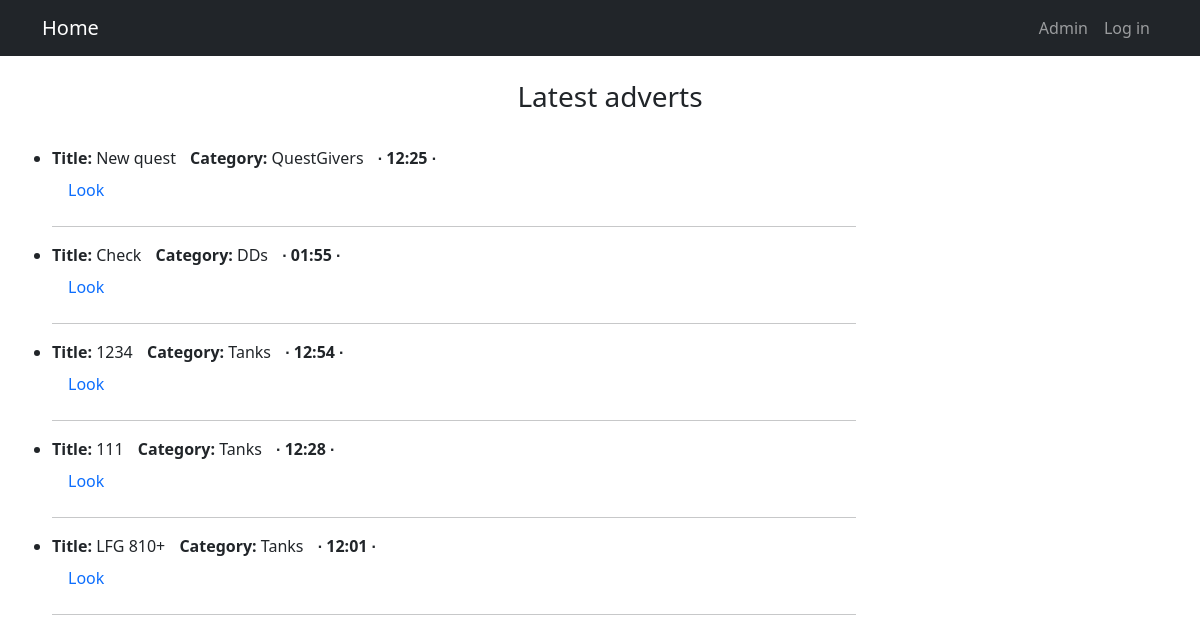
Before: / with the older database file.
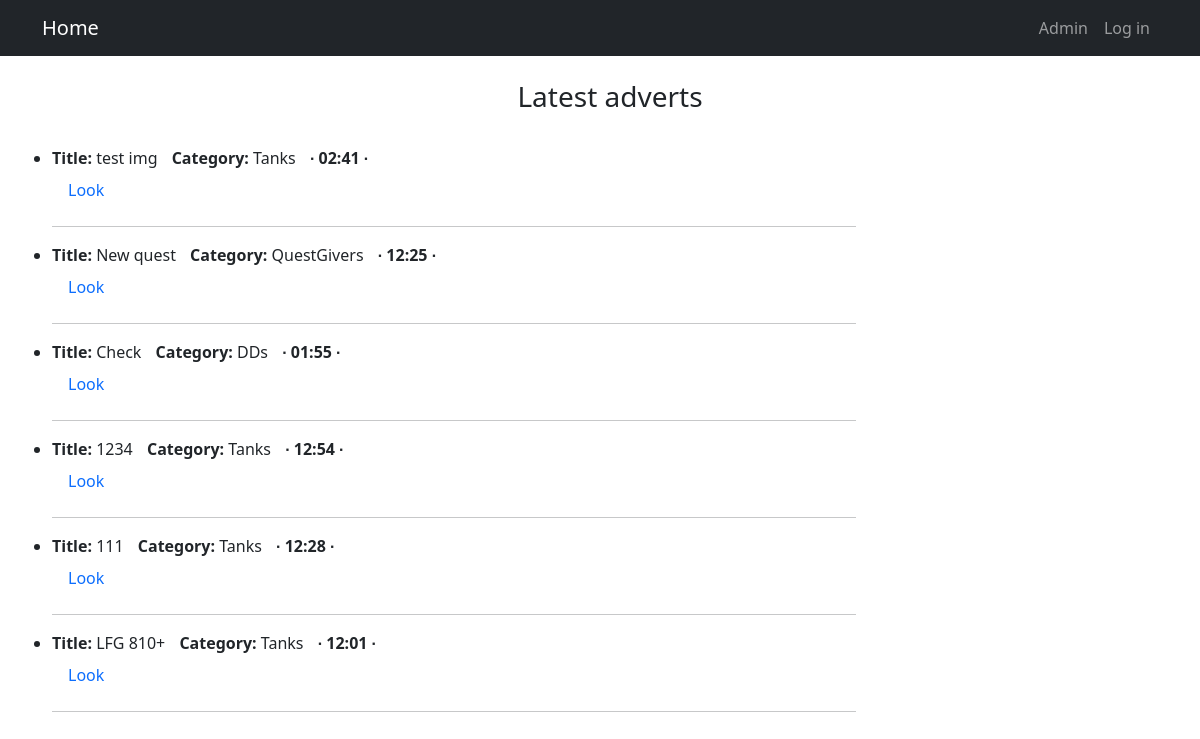
After: the same page with the newer database file.
### AdvApp/models.py (models this page shows, shortened)
class Advert(models.Model):
    CATEGORY = [
        ('Tanks', 'Tanks'),
        ('Healers', 'Healers'),
        ('DDs', 'DDs'),
        ('Traders', 'Traders'),
        ('GildMasters', 'GildMasters'),
        ('QuestGivers', 'QuestGivers'),
        ('Smiths', 'Smiths'),
        ('Tanners', 'Tanners'),
        ('Potions', 'Potions'),
        ('SpellMasters', 'SpellMasters')
    ]
    id_user = models.ForeignKey(User, on_delete=models.CASCADE)
    id_category = models.CharField(max_length=12, choices=CATEGORY, default='DDs')
    text = models.TextField()
    file = models.FileField(upload_to='media/')
    image = models.ImageField(upload_to='media/')
    title = models.CharField(max_length=128)
    dateCreation = models.DateTimeField(auto_now_add = True)

### AdvApp/views.py (the view)
# urls.py: path('', AdvertList.as_view()),
class AdvertList(ListView):
    model = Advert
    template_name = 'adverts.html'
    context_object_name = 'advertList'
    queryset = Advert.objects.order_by('-dateCreation')

### templates/adverts.html (shortened to what this page needs)
{% extends 'deafult.html' %}
{% block content %}
    {% if advertList %}
        <br>
        <div align="center">
            <h3> Latest adverts </h3>
        </div>
        <br>
        <ul>
        {% for adv in advertList %}
            <li>
                <div align="left" >
                    <b>Title:</b> {{ adv.title }} <span style="padding-left: 10px;"><b>Category:</b> {{ adv.id_category }} </span>
                    <b style="padding-left: 10px;">{{ adv.dateCreation|date:' ∙ h:i ∙ ' }} </b>
                    <a class="nav-link" href="{% url 'advDetail' adv.id %}">Look</a>
                    <hr style="width:70%;text-align:left;margin-left:0">
                </div>
            </li>
        {% endfor %}
        </ul>
    {% endif %}
{% endblock content %}

Changed rows visible on the page:
added Advert: title "test img", id_category "Tanks", dateCreation "∙ 02:41 ∙"
